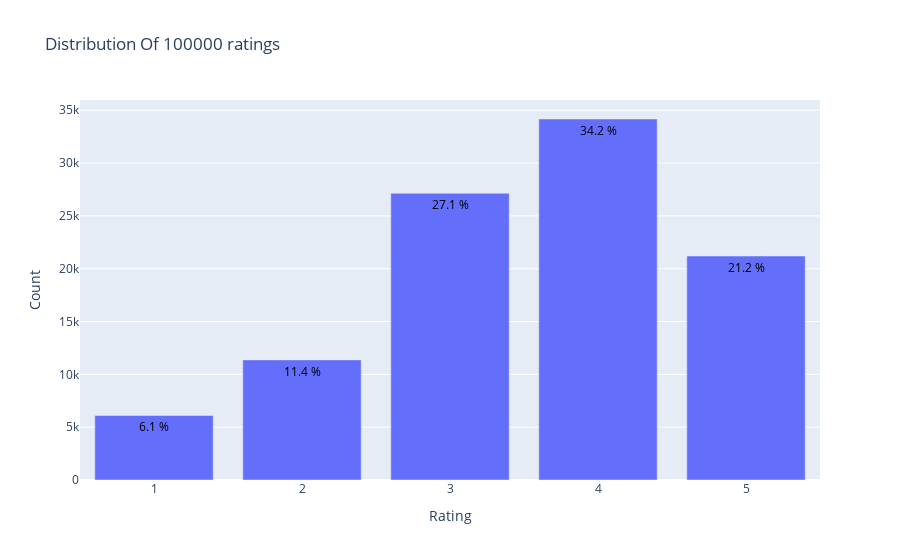

The notebook cell saved with this chart:
### Markdown cell above
Distribution of Ratings

### Code cell
configure_plotly_browser_state()

from plotly.offline import init_notebook_mode, plot, iplot
import plotly.graph_objs as go
init_notebook_mode(connected=True)

data = df['rating'].value_counts().sort_index(ascending=False)
trace = go.Bar(x = data.index,
               text = ['{:.1f} %'.format(val) for val in (data.values / df.shape[0] * 100)],
               textposition = 'auto',
               textfont = dict(color = '#000000'),
               y = data.values,
               )
# Create layout
layout = dict(title = 'Distribution Of {} ratings'.format(df.shape[0]),
              xaxis = dict(title = 'Rating'),
              yaxis = dict(title = 'Count'))
# Create plot
fig = go.Figure(data=[trace], layout=layout)
iplot(fig)

### Figure 1 — Plotly figure (JSON) as saved in the notebook; plotly's stock layout.template omitted (floating-point values rounded to 4 significant figures)
{"data": [{"text": ["21.2 %", "34.2 %", "27.1 %", "11.4 %", "6.1 %"], "textfont": {"color": "#000000"}, "textposition": "auto", "x": [5, 4, 3, 2, 1], "y": [21201, 34174, 27145, 11370, 6110], "type": "bar"}], "layout": {"title": {"text": "Distribution Of 100000 ratings"}, "xaxis": {"title": {"text": "Rating"}}, "yaxis": {"title": {"text": "Count"}}}}
